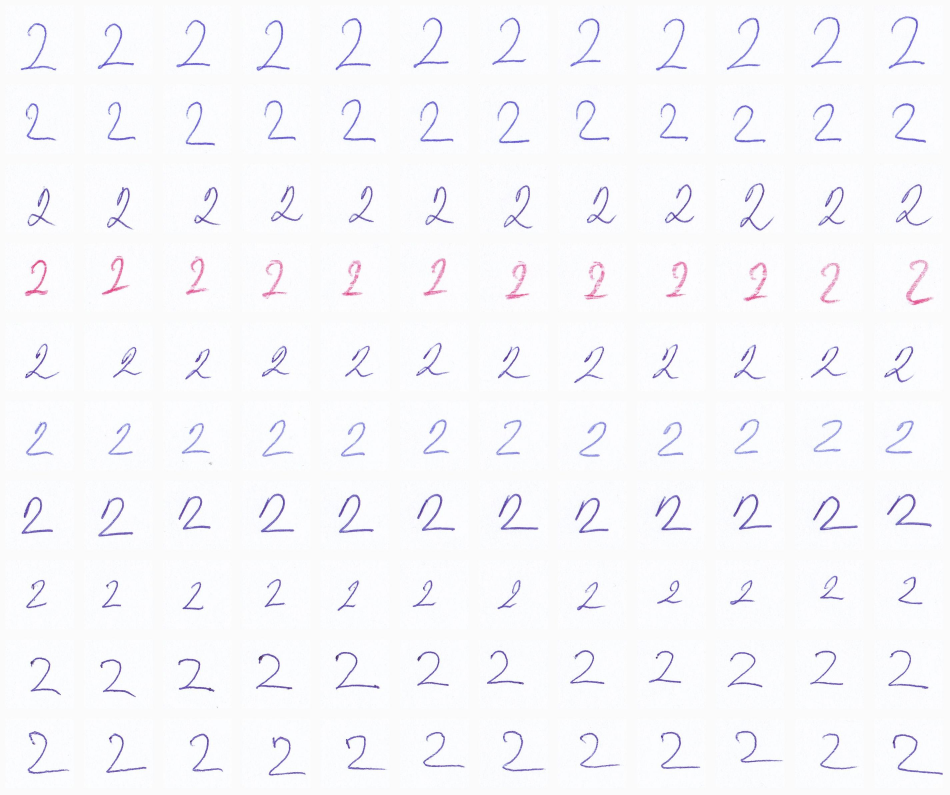
#> input picture data/skeletonized/2/cifra_2.jpg, 2849 x 2383 px, given in place of 0_4_5.png, which was not available (shown at 1/3 size)
$ python extract_features.py
#> lines starting #> are read from the running program, lines starting #| are printed output that depends on the picture; after the words box and inside, x2 and y2 are one past the last pixel; in counts of white or black regions, pixels touching at a corner belong together; pictures that were not available may be replaced by others from this repository, and a replacement may not be noted
import cv2
import numpy as np
from matplotlib.gridspec import GridSpec
from skimage.morphology import skeletonize
from matplotlib import pyplot as plt
import os, glob
import numpy as np

def horizontal_black_density(img, k=4, dtype=np.float32):
    """
    Funkcija deli već binarnu sliku na k horizontalnih segmenata i računa
    gustinu crnih piksela u svakom segmentu.
    Očekuje se da je 'img' 2D numpy niz sa vrednostima 0/1 ili 0/255.
    Rezultat: numpy niz dužine k sa vrednostima [0,1].
    """
    img = np.asarray(img)
    if img.ndim != 2:
        raise ValueError("Očekujem 2D sliku (H,W).")

    H, W = img.shape
    edges = np.linspace(0, H, num=k+1, dtype=int)

    dens = np.empty(k, dtype=dtype)
    for i in range(k):
        r0, r1 = edges[i], edges[i + 1]
        seg = img[r0:r1, :]
        dens[i] = np.count_nonzero(seg == 0) / seg.size if seg.size > 0 else 0.0
    return dens

def vertical_black_density(img, k=4, dtype=np.float32):
    """
    Deli binarnu sliku (0=crno, >0=belo) na k vertikalnih segmenata
    i vraća gustinu crnih piksela po segmentu kao niz dužine k.
    """
    H, W = img.shape
    edges = np.linspace(0, W, k+1, dtype=int)

    dens = np.empty(k, dtype=dtype)
    for i in range(k):
        c0, c1 = edges[i], edges[i+1]
        seg = img[:, c0:c1]
        dens[i] = np.count_nonzero(seg == 0) / seg.size if seg.size > 0 else 0.0
    return dens

def plot_image_with_densities(img):
    """
    Prikazuje sliku, ispod gustinu crnog po koloni (x), desno po redu (y).
    Pretpostavlja binarnu sliku (0=crno, >0=belo).
    """
    H, W = img.shape

    y_density = horizontal_black_density(img, k=H)  # po redovima
    x_density = vertical_black_density(img, k=W)  # po kolonama

    fig = plt.figure(figsize=(8, 6), constrained_layout=True)
    gs = GridSpec(2, 2, figure=fig,
                  height_ratios=[H, max(1, H // 5)],
                  width_ratios=[W, max(1, W // 5)])

    ax_img = fig.add_subplot(gs[0, 0])
    ax_right = fig.add_subplot(gs[0, 1], sharey=ax_img)
    ax_bot = fig.add_subplot(gs[1, 0], sharex=ax_img)

    # slika
    ax_img.imshow(img, cmap="gray", interpolation="nearest")
    ax_img.set_title("Slika (binarna)")
    ax_img.axis("off")

    # gustina po kolonama (x-density)
    ax_bot.plot(np.arange(W), x_density)
    ax_bot.set_xlim(0, W - 1)
    ax_bot.set_xlabel("x (kolona)")
    ax_bot.set_ylabel("gustina crnog")
    ax_bot.grid(True, alpha=0.3)

    # gustina po redovima (y-density)
    ax_right.plot(y_density, np.arange(H))
    ax_right.set_ylim(H - 1, 0)
    ax_right.set_xlabel("gustina crnog")
    ax_right.set_ylabel("y (red)")
    ax_right.grid(True, alpha=0.3)

    plt.show()
    return x_density, y_density

# [151 lines left out: functions analyze_rows_transitions_splits_merges, extract_den_dataset, summarize_by_class, plot_class_feature_bars, not called in this run]

def plot_class_densities(dataset_root, class_label, limit=12):
    """
    Učita slike iz foldera za datu klasu (npr. dataset_root/3/*.png)
    i prikaže do 'limit' primera koristeći plot_image_with_densities.
    """
    class_dir = os.path.join(dataset_root, str(class_label))
    # pokupi sve fajlove tipa n_n_n.png
    paths = sorted(glob.glob(os.path.join(class_dir, "*.png")))
    if not paths:
        print(f"Nema slika za klasu {class_label} u {class_dir}")
        return

    print(f"Plotujem do {limit} primera za klasu {class_label} (pronađeno {len(paths)} slika)...")
    for p in paths[:limit]:
        img = cv2.imread(p, cv2.IMREAD_GRAYSCALE)
        if img is None:
            print(f"Preskačem {p} (ne može da se učita).")
            continue
        plot_image_with_densities(img)

##utils and preprocessing

def load_image(filepath):
    """
    Učitava sliku sa zadate putanje pomoću OpenCV-a i vraća je kao numpy niz.
    Ako je as_gray=True, slika se učitava u grayscale modu (2D niz).
    """
#> called with filepath = 'data/skeletonized/0/0_4_5.png'
    flag = cv2.IMREAD_GRAYSCALE
    img = cv2.imread(filepath, flag)
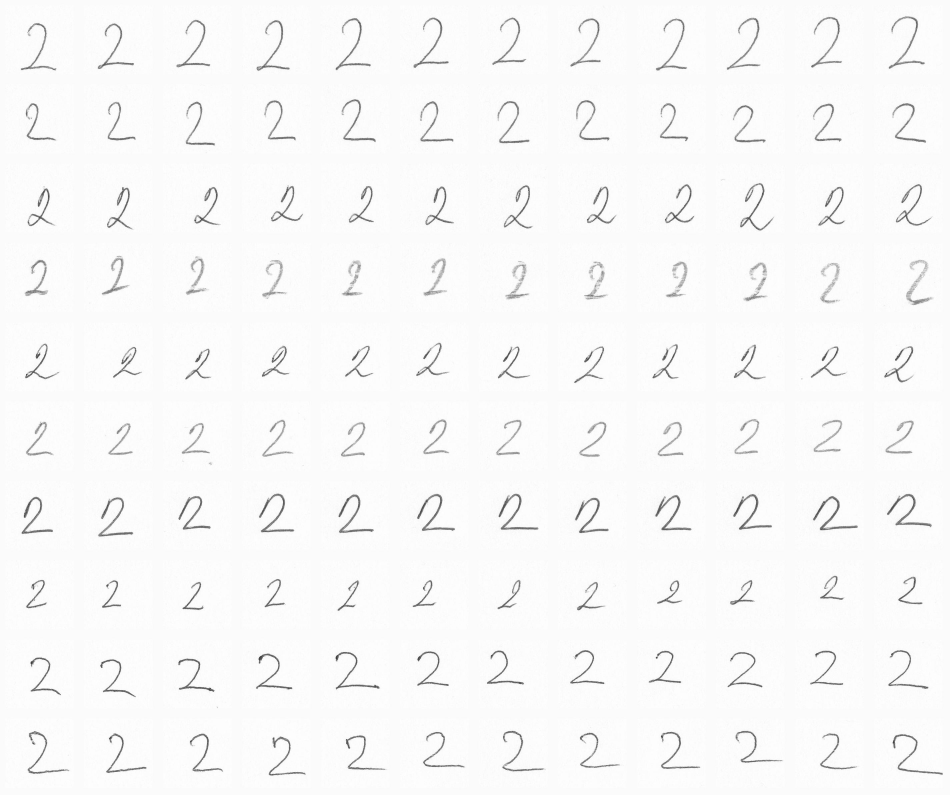
#> img: shape (2383, 2849) (shown at 1/3 size); min 21, max 255, mean 248.5
    if img is None:
        raise FileNotFoundError(f"Ne mogu da učitam sliku sa putanje: {filepath}")
    return img

def show_image(img):
    cv2.imshow('image', img)
    cv2.waitKey()

def binarize_image(img, threshold=127, invert=False):
    """
    Binarizuje grayscale sliku. Ako invert=True, crno i belo se zamene.
    Rezultat: 0 i 255.
    """
#> called with threshold = 127, invert = False
    if img.ndim != 2:
        raise ValueError("Ocekujem grayscale sliku.")
    ttype = cv2.THRESH_BINARY_INV if invert else cv2.THRESH_BINARY
    _, binary = cv2.threshold(img, threshold, 255, ttype)
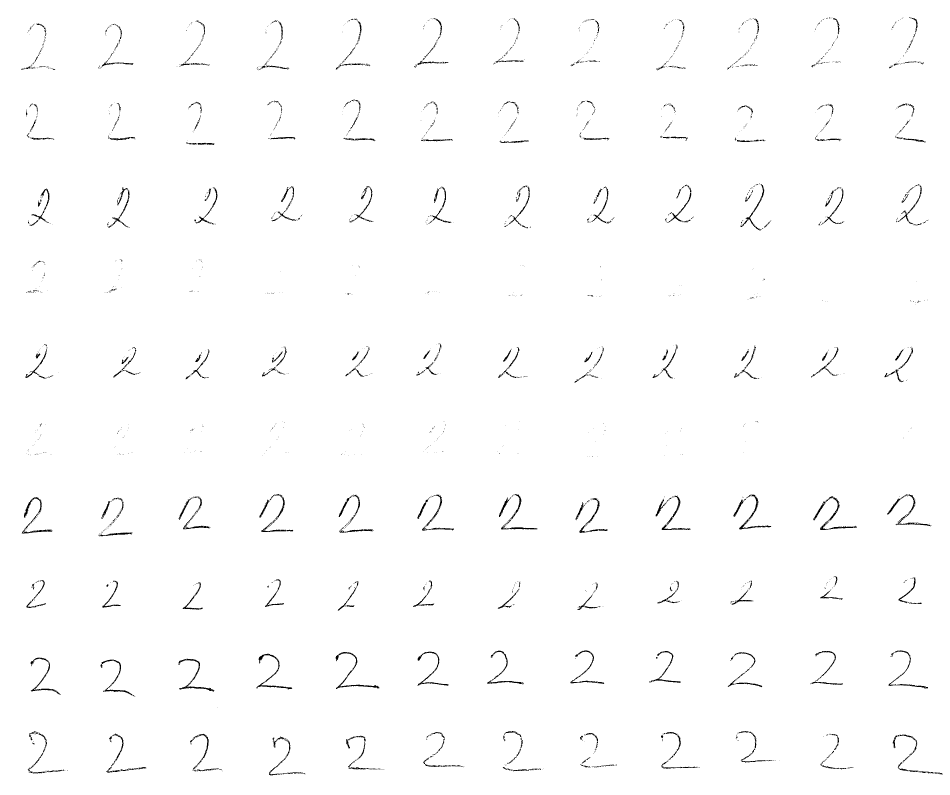
#> binary: shape (2383, 2849) (shown at 1/3 size); 98.9% white; 2104 black regions (1721 under 20 px), largest, box (x1, y1, x2, y2) and area: (1007, 1956, 1138, 2067) 1185, (769, 1961, 877, 2068) 1106, (2460, 1489, 2571, 1590) 1073
    return binary

if __name__ == "__main__":
    DATASET_ROOT = "data/skeletonized/"
    K = 5

    # [8 lines of commented-out code are left out]

    image_example = load_image(DATASET_ROOT+'0/0_4_5.png')
    image_example = binarize_image(image_example)
    plot_image_with_densities(image_example)
#> after the loop in horizontal_black_density, `for i in range(k):`: dens = 2383 values, max 0.117 at index 416, min 0 at index 0, mean 0.011
#> in plot_image_with_densities, `y_density = horizontal_black_density(img, k=H)`: y_density has the same summary as dens in horizontal_black_density
#> after the loop in vertical_black_density, `for i in range(k):`: dens = 2849 values, max 0.0537 at index 845, min 0 at index 0, mean 0.011
#> in plot_image_with_densities, `x_density = vertical_black_density(img, k=W)`: x_density has the same summary as dens in vertical_black_density
#> in plot_image_with_densities, `plt.show()`:
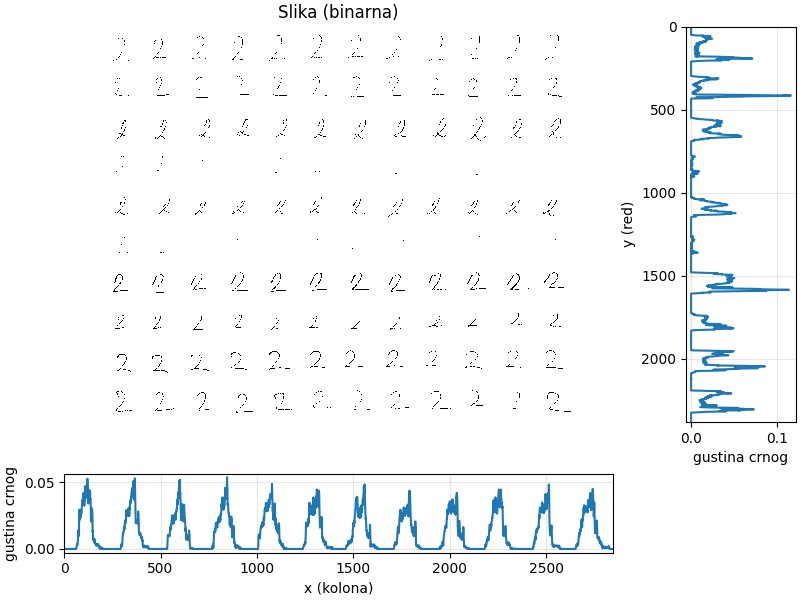
#> figure drawn by matplotlib, 3 panels; panel 3: curve peaks at x = 845, y = 0.0537

    plot_class_densities(DATASET_ROOT, class_label=7, limit=12)
